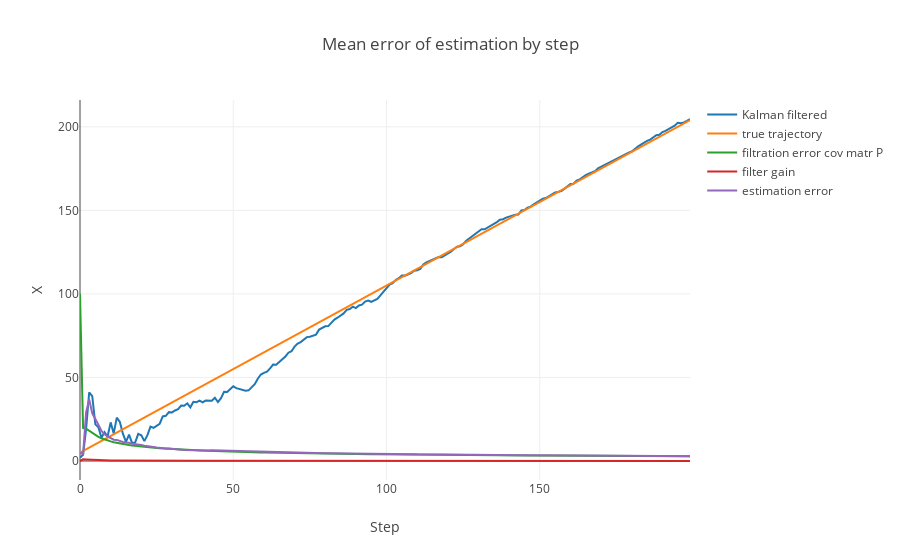

Notebook cell for this chart:
### Code cell
data = [
    go.Scatter(
        y=X_filtered,
        name='Kalman filtered'
    ),
    go.Scatter(
        y=tr,
        name='true trajectory'
    ),
    go.Scatter(
        y=P_filtered,
        name='filtration error cov matr P'
    ),
    go.Scatter(
        y=K,
        name='filter gain'
    ),
    go.Scatter(
        y=error_e,
        name='estimation error'
    ),
]

layout= go.Layout(
    title= 'Mean error of estimation by step',
    xaxis= dict(
        title= 'Step',
    ),
    yaxis=dict(
        title= 'X',
    ),
    showlegend= True
)
fig= go.Figure(data=data, layout=layout)
iplot(fig)

### Figure 1 — Plotly figure (JSON) as saved in the notebook; plotly's stock layout.template omitted (floating-point values rounded to 4 significant figures; data arrays with more than 128 entries replaced by an {"elided": "..."} marker saying what was removed)
{"data": [{"name": "Kalman filtered", "type": "scatter", "uid": "8de29d40-3438-11e9-a73e-20c9d081d2d3", "y": {"elided": "200 float values"}}, {"name": "true trajectory", "type": "scatter", "uid": "8de2a16e-3438-11e9-8033-20c9d081d2d3", "y": {"elided": "200 int values"}}, {"name": "filtration error cov matr P", "type": "scatter", "uid": "8de2a3c6-3438-11e9-a122-20c9d081d2d3", "y": {"elided": "200 float values"}}, {"name": "filter gain", "type": "scatter", "uid": "8de2a600-3438-11e9-b60e-20c9d081d2d3", "y": {"elided": "200 float values"}}, {"name": "estimation error", "type": "scatter", "uid": "8de2a826-3438-11e9-996a-20c9d081d2d3", "y": {"elided": "200 float values"}}], "layout": {"showlegend": true, "title": "Mean error of estimation by step", "xaxis": {"title": "Step"}, "yaxis": {"title": "X"}}}
